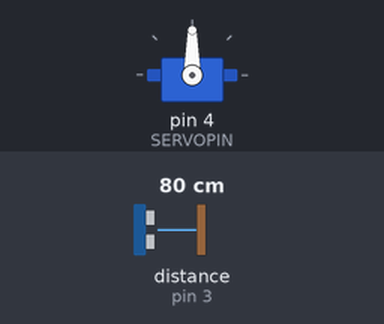
Simulated run of this sketch. Board: Arduino Uno, built with avr-gcc and run on an emulated ATmega328P. Shown: servo. Wiring (inferred from the names in the program): ultrasonic range finder: trigger pin 2; echo pin 3. Inputs (shaded band) come from the test bench; at power-on: distance to the obstacle (sensor on pin 3) 80 cm. The echo pulse lasts 58.3 µs per cm; the ROS host is connected and sends only what is stated.

Above: at 0.05 s.
At 0.35 s:
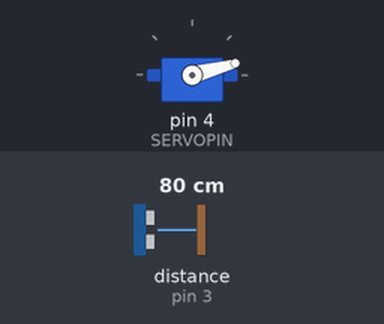
At 0.65 s:
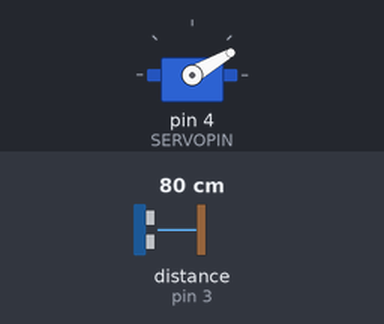
At 1.25 s:
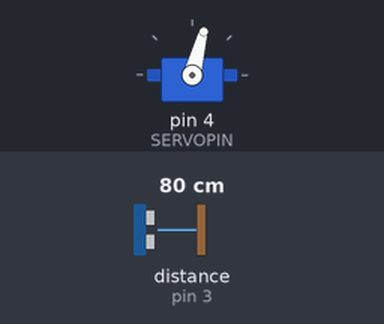
Timing chart, 0 to 3.0 s (numbered marks = the images above):
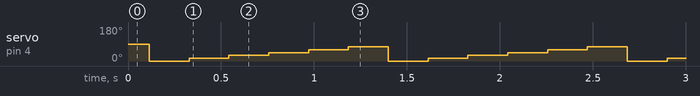

The sketch:

rot_and_scan.ino
```cpp
#include <Servo.h>
#include <ros.h>
//a header file for each msg type must be included
#include <sensor_msgs/LaserScan.h>

/*
  This program publishes a laserscan msg with a full 360 deg scan from the turret
*/


//scan parameters
#define ANGLE_MIN 0 //rad
#define ANGLE_MAX 6.2831853 //rad
#define SCAN_RES 24 //scans per 360 deg
#define TIME_INCREMENT  0.025//s
#define SCAN_TIME 0.2//s
#define MOVE_TIME 0.1 //s
#define RANGE_MIN 0.02//m
#define RANGE_MAX 4//m

//sensor parameters
#define TRIGPIN1 2
#define ECHOPIN1 3

//servo parameters
#define SERVOPIN 4
Servo myservo;

void setup() {

  //initialize modules
  initComms();

  myservo.attach(SERVOPIN);
  pinMode(TRIGPIN1, OUTPUT);
  pinMode(ECHOPIN1, INPUT);

}


//main loop
void loop() {
  long scanStart = millis();
  //publish to rosserial

  scan_and_publish();

  //spin until the next scan
  while (millis() - scanStart < (SCAN_TIME + MOVE_TIME) * 1000) {}

}

//get scan from all four sensors at turret_angle servo position
void get_Scan(float *scan) {


  //for each position needed
  for (int posnum = 0; posnum < SCAN_RES / 4; posnum++) {


    //get a result from each sensor and put it into the scan array
    for (int i = 0; i < 4 ; i++) {
      long duration = 0;
      float distance;
      //query the sensor
      digitalWrite(TRIGPIN1, HIGH);
      delayMicroseconds(10);
      digitalWrite(TRIGPIN1, LOW);
      duration = pulseIn(ECHOPIN1, HIGH); //TODO REPLACE THIS WITH A SWITCH ON i TO SELECT CORRECT PIN

      //timeout if the duration is too long
      long start = micros();
      while (micros() - start < 23310) {}

      if (duration > 117)
      {
        distance = duration * 0.0001716; //duration [us]* 343.2 [m/s] /(2 *1000000 [us/s])  [m]
      }
      else distance = 0;

      scan[posnum + i * SCAN_RES / 4] = distance;


    }
    //move servo to new position
    myservo.write(posnum * (ANGLE_MAX / SCAN_RES) * (180 / 3.1415));
    delay(MOVE_TIME * 1000);
  }
  return scan;
}


//instantiate a handle for the node
ros::NodeHandle turretNode;


//publisher
sensor_msgs::LaserScan scan_msg;
ros::Publisher scan_pub("/sweeper/Range", &scan_msg);

//initialize ros nodes and advertise Publishers, subcribe to topics
void initComms() {
  turretNode.getHardware() -> setBaud(115200);
  turretNode.initNode();
  ros::Time begin = turretNode.now();

  //advertise publishers
  turretNode.advertise(scan_pub);

  turretNode.spinOnce();
}


void scan_and_publish() {
  float thisScan[SCAN_RES];

  scan_msg.header.frame_id = "/odom";
  scan_msg.header.stamp = turretNode.now();
  scan_msg.angle_min = ANGLE_MIN;
  scan_msg.angle_max = ANGLE_MAX;
  scan_msg.range_min = RANGE_MIN;
  scan_msg.range_max = RANGE_MAX;
  scan_msg.angle_increment = ANGLE_MAX / SCAN_RES;
  scan_msg.time_increment = TIME_INCREMENT;
  scan_msg.scan_time = SCAN_TIME + MOVE_TIME;
  scan_msg.ranges_length = SCAN_RES;

  get_Scan(thisScan);
  scan_msg.ranges = thisScan;

  scan_pub.publish(&scan_msg); //mousePose_msg is published to topic mouse_odo

  turretNode.spinOnce(); //communication callbacks are handled here

}
```

Measured:
- by itself, servo on pin 4 (SERVOPIN): repeats every 1.3 s: 15° 0.21 s, 30° 0.21 s, 45° 0.21 s, 60° 0.21 s, 75° 0.21 s, 0° 0.21 s
